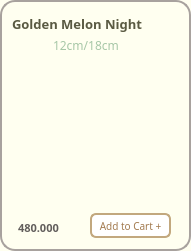
       <widget class="QFrame" name="frame_Golden">
        <property name="geometry">
         <rect>
          <x>470</x>
          <y>589</y>
          <width>191</width>
          <height>251</height>
         </rect>
        </property>
        <property name="styleSheet">
         <string notr="true">background-color:#FFFFF0;
border-radius: 15px; 
border: 2px solid #A8A29E ;</string>
        </property>
        <property name="frameShape">
         <enum>QFrame::StyledPanel</enum>
        </property>
        <property name="frameShadow">
         <enum>QFrame::Raised</enum>
        </property>
        <widget class="QLabel" name="label_golden">
         <property name="geometry">
          <rect>
           <x>12</x>
           <y>14</y>
           <width>171</width>
           <height>20</height>
          </rect>
         </property>
         <property name="font">
          <font>
           <family>Mongolian Baiti</family>
           <pointsize>10</pointsize>
           <weight>75</weight>
           <bold>true</bold>
          </font>
         </property>
         <property name="styleSheet">
          <string notr="true">border-radius: 0px;
border:0px solid;
color:#5A5A42</string>
         </property>
         <property name="text">
          <string>Golden Melon Night</string>
         </property>
        </widget>
        <widget class="QLabel" name="label_golden_size">
         <property name="geometry">
          <rect>
           <x>53</x>
           <y>37</y>
           <width>71</width>
           <height>16</height>
          </rect>
         </property>
         <property name="font">
          <font>
           <family>Mongolian Baiti</family>
           <pointsize>9</pointsize>
          </font>
         </property>
         <property name="styleSheet">
          <string notr="true">color: #A7C7A7;
border:0px</string>
         </property>
         <property name="text">
          <string>12cm/18cm</string>
         </property>
        </widget>
        <widget class="QLabel" name="label_cake_golden">
         <property name="geometry">
          <rect>
           <x>-5</x>
           <y>21</y>
           <width>201</width>
           <height>201</height>
          </rect>
         </property>
         <property name="styleSheet">
          <string notr="true">border:0px;
background-color: transparent;</string>
         </property>
         <property name="text">
          <string/>
         </property>
         <property name="pixmap">
          <pixmap>../images/image-removebg-preview (13).png</pixmap>
         </property>
         <property name="scaledContents">
          <bool>true</bool>
         </property>
        </widget>
        <widget class="QPushButton" name="pushButton_add_golden">
         <property name="geometry">
          <rect>
           <x>90</x>
           <y>213</y>
           <width>81</width>
           <height>25</height>
          </rect>
         </property>
         <property name="maximumSize">
          <size>
           <width>16777207</width>
           <height>16777215</height>
          </size>
         </property>
         <property name="font">
          <font>
           <family>Mongolian Baiti</family>
           <pointsize>-1</pointsize>
          </font>
         </property>
         <property name="styleSheet">
          <string notr="true">QPushButton {
    background-color: white;
    color: #A37B50;
    border: 2px solid #C2A87E;
    border-radius: 6px;
    padding: 4px 5px;
    font-size: 10px;
}

QPushButton:hover {
    background-color: #F7F3EF;
}

QPushButton:pressed {
    background-color: #E6D5C3;
}
</string>
         </property>
         <property name="text">
          <string>Add to Cart +</string>
         </property>
        </widget>
        <widget class="QLabel" name="label_golden_price">
         <property name="geometry">
          <rect>
           <x>18</x>
           <y>220</y>
           <width>61</width>
           <height>16</height>
          </rect>
         </property>
         <property name="font">
          <font>
           <family>Mongolian Baiti</family>
           <pointsize>8</pointsize>
           <weight>75</weight>
           <bold>true</bold>
          </font>
         </property>
         <property name="styleSheet">
          <string notr="true">border:0px;
color: rgb(98, 94, 92);
</string>
         </property>
         <property name="text">
          <string>480.000</string>
         </property>
        </widget>
       </widget>
